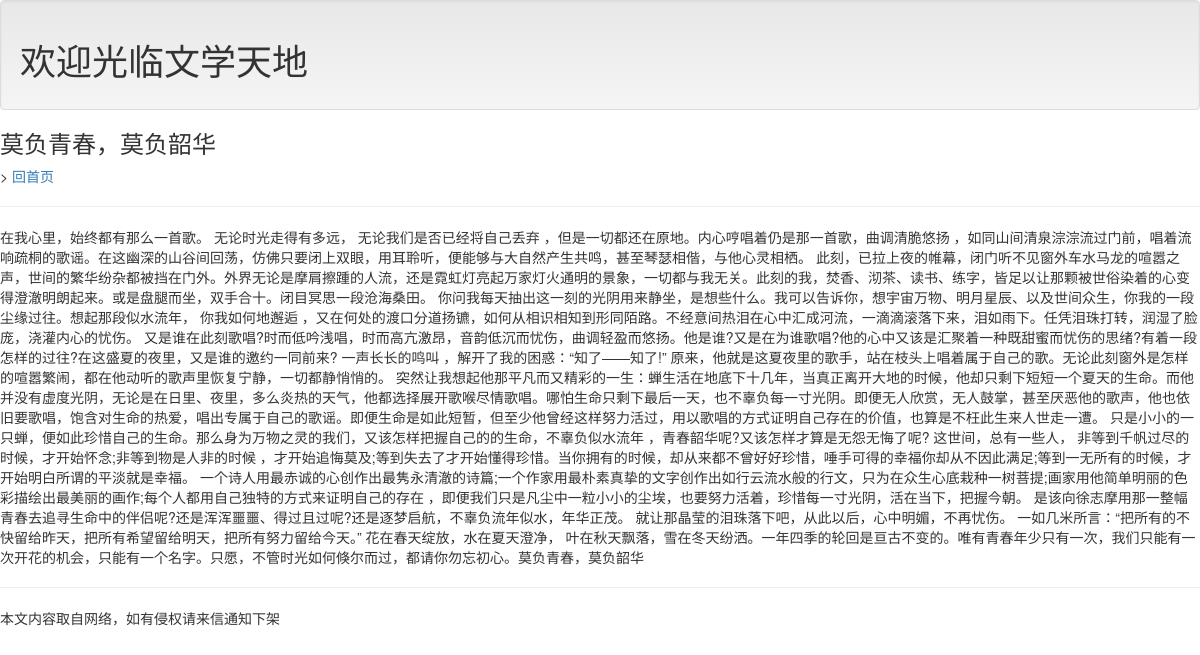
/post/青春韶华, run on the app's committed database.
### mainsite/models.py (models this page shows, shortened)
class Post(models.Model):
    title=models.CharField(max_length=200)
    slug=models.CharField(max_length=200)
    body=models.TextField()
    pub_date=models.DateTimeField(default=timezone.now)
    class Meta:
        ordering=('-pub_date',)

### mainsite/views.py (called while the page is built)
def showpost(request,slug):
    template=get_template('post.html')
    try:
        post=Post.objects.get(slug=slug)
        if post != None:
            html=template.render(locals())
            return HttpResponse(html)
    except:
        return redirect('/')

### templates/post.html (shortened to what this page needs)
{% extends 'base.html' %}
{% block headmessage %}
    <h3>{{ post.title }}</h3>>
    <a href="/">回首页</a>
{% endblock %}
{% block content %}
    {{ post.body }}
{% endblock %}

### templates/base.html (shortened to what this page needs)
<!DOCTYPE html>
<html lang="en">
<link rel="stylesheet" href="https://cdn.bootcss.com/bootstrap/3.3.7/css/bootstrap.min.css">
<link rel="stylesheet" href="https://cdn.bootcss.com/bootstrap/3.3.7/css/bootstrap-theme.min.css">
<head>
</head>
<body>
{% include 'header.html' %}
{% block headmessage %} {% endblock %}
<hr>
{% block content %} {% endblock %}
<hr>
{% include 'footer.html' %}
</body>
</html>

### templates/header.html
<!DOCTYPE html>
<html lang="en">
{% load staticfiles %}
<body>
<div class="well">
<h1>欢迎光临文学天地</h1>
</div>
</body>
</html>

### templates/footer.html
<!DOCTYPE html>
<html lang="en">
<body>
{% block footer %}
    {% if now %}
    <p> 现在时刻:{{ now }}</p>
    {% else %}
    <p>本文内容取自网络，如有侵权请来信通知下架</p>
    {% endif %}
{% endblock %}
</body>
</html>

### data on the page
Post: title "莫负青春，莫负韶华", body "在我心里，始终都有那么一首歌。 无论时光走得有多远， 无论我们是否已经将自己丢弃 ，但是一切都还在原地。内心哼唱着仍是那一首歌，曲调清脆悠扬 ，如同山间清泉淙淙流过门前，唱着流响疏桐的歌谣。在这幽深的山谷间回荡，仿佛只要闭上双眼，用耳聆听，便能够与大自然产生共鸣，甚至琴瑟相偕，与他心灵相栖。 此刻，已拉上夜的帷幕，闭门听不见窗外车水马龙的喧嚣之声，世间的繁华纷杂都被挡在门外。外界无论是摩肩擦踵的人流，还是霓虹灯亮起万家灯火通明的景象，一切都与我无关。此刻的我，焚香、沏茶、读书、练字，皆足以让那颗被世俗染着的心变得澄澈明朗起来。或是盘腿而坐，双手合十。闭目冥思一段沧海桑田。 你问我每天抽出这一刻的光阴用来静坐，是想些什么。我可以告诉你，想宇宙万物、明月星辰、以及世间众生，你我的一段尘缘过往。想起那段似水流年， 你我如何地邂逅 ，又在何处的渡口分道扬镳，如何从相识相知到形同陌路。不经意间热泪在心中汇成河流，一滴滴滚落下来，泪如雨下。任凭泪珠打转，润湿了脸庞，浇灌内心的忧伤。 又是谁在此刻歌唱?时而低吟浅唱，时而高亢激昂，音韵低沉而忧伤，曲调轻盈而悠扬。他是谁?又是在为谁歌唱?他的心中又该是汇聚着一种既甜蜜而忧伤的思绪?有着一段怎样的过往?在这盛夏的夜里，又是谁的邀约一同前来? 一声长长的鸣叫 ，解开了我的困惑：“知了——知了!” 原来，他就是这夏夜里的歌手，站在枝头上唱着属于自己的歌。无论此刻窗外是怎样的喧嚣繁闹，都在他动听的歌声里恢复宁静，一切都静悄悄的。…"
